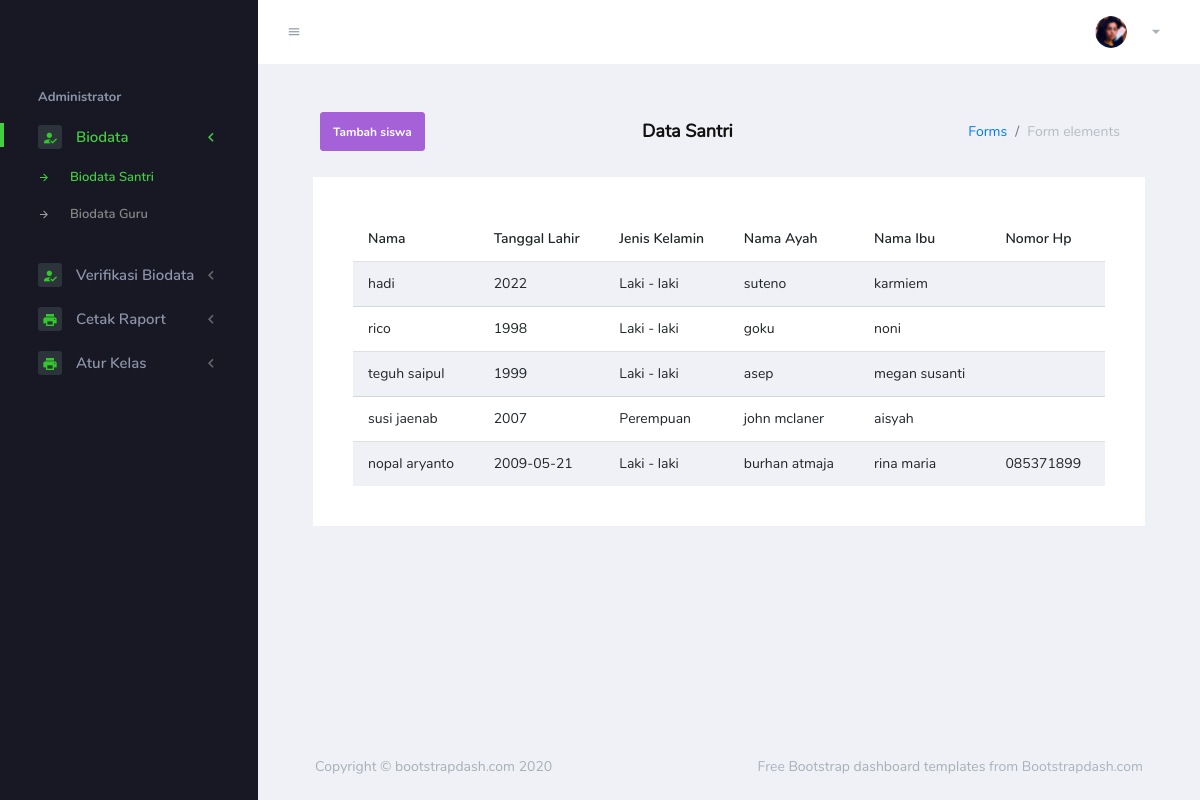
/index.php/administrators/data_santri, run on the app's committed database.
### tables this page shows
CREATE TABLE `santri` (
  `id_santri` int(20) NOT NULL,
  `id` int(11) NOT NULL AUTO_INCREMENT,
  `Nama` varchar(30) NOT NULL,
  `Kelas_ummi` varchar(10) DEFAULT NULL,
  `Kelas_diniah` varchar(10) DEFAULT NULL,
  `Umur` varchar(30) NOT NULL,
  `Jenis_kelamin` varchar(10) NOT NULL,
  `Nama_ayah` varchar(30) NOT NULL,
  `Nama_ibu` varchar(30) DEFAULT NULL,
  `Tahun_pendaftaran` varchar(10) DEFAULT NULL,
  `Sekolah_formal` varchar(30) DEFAULT NULL,
  `No_HP_ortu` varchar(15) DEFAULT NULL,
  `Alamat` varchar(50) DEFAULT NULL,
  `Verification` varchar(1) DEFAULT NULL,
  PRIMARY KEY (`id_santri`),
  KEY `id` (`id`)
);

### application/controllers/administrators.php (called while the page is built, shortened)
<?php
class Administrators extends CI_Controller
{
    public function __construct()
    {
        $this->load->library('encryption');
        $this->load->model("m_admin");
        $this->load->helper('cookie');
    }
    function data_santri()
    {
        $data['data_santri'] = $this->m_admin->show_data("santri");
        $data['sidebar_role'] = "administrator";
        $data['tittle'] = "Data Santri";
        $this->load->view("tpq/header", $data);
        $this->load->view("tpq/sidebar_role", $data);
        $this->load->view("tpq/administrator/data_santri", $data);
        $this->load->view("tpq/footer");
    }
}

### index.php (called while the page is built, shortened)
<?php
require_once BASEPATH.'core/CodeIgniter.php';

### application/models/M_admin.php (called while the page is built, shortened)
<?php
class M_admin extends CI_Model
{
    function show_data($table)
    {
        $query = $this->db->query(" select * from $table where Verification = 'Y'; ")->result_array();
        return $query;
    }
}

### application/views/tpq/administrator/data_santri.php (the view)
<div class="main-panel">
    <div class="content-wrapper">
        <div class="page-header">
            <a target="blank" href="<?= site_url("main/register") ?>" class="btn btn-info">Tambah siswa</a>
            <h3 class="page-title"> Data Santri </h3>
            <nav aria-label="breadcrumb">
                <ol class="breadcrumb">
                    <li class="breadcrumb-item"><a href="#">Forms</a></li>
                    <li class="breadcrumb-item active" aria-current="page">Form elements</li>
                </ol>
            </nav>
        </div>
        <div class="col-lg-12 grid-margin stretch-card">
            <div class="card">
                <div class="card-body">
                    <table class="table table-striped">
                        <thead>
                            <tr>
                                <th> Nama</th>
                                <th> Tanggal Lahir </th>
                                <th> Jenis Kelamin </th>
                                <th> Nama Ayah</th>
                                <th> Nama Ibu</th>
                                <th>Nomor Hp</th>
                            </tr>
                        </thead>
                        <tbody>
                            <?php foreach ($data_santri as $all_santri) { ?>
                                <tr>
                                    <td> <?= $all_santri['Nama'] ?></td>
                                    <td> <?= $all_santri['Umur'] ?></td>
                                    <td> <?php $gender = $all_santri['Jenis_kelamin'] == "L" ? "Laki - laki " : "Perempuan";
                                            echo $gender; ?></td>
                                    <td> <?= $all_santri['Nama_ayah'] ?></td>
                                    <td> <?= $all_santri['Nama_ibu'] ?></td>
                                    <td> <?= $all_santri['No_HP_ortu'] ?></td>
                                </tr>
                            <?php } ?>
                        </tbody>
                    </table>
                </div>
            </div>
        </div>
    </div>

### application/views/tpq/header.php (shortened to what this page needs)
<!DOCTYPE html>
<html lang="en">
<head>
    <link rel="stylesheet" href="<?= base_url() ?>assets/assets/vendors/mdi/css/materialdesignicons.min.css">
    <link rel="stylesheet" href="<?= base_url() ?>assets/assets/vendors/flag-icon-css/css/flag-icon.min.css">
    <link rel="stylesheet" href="<?= base_url() ?>assets/assets/vendors/css/vendor.bundle.base.css">
    <link rel="stylesheet" href="<?= base_url() ?>assets/assets/vendors/font-awesome/css/font-awesome.min.css" />
    <link rel="stylesheet" href="<?= base_url() ?>assets/assets/vendors/bootstrap-datepicker/bootstrap-datepicker.min.css">
    <link rel="stylesheet" href="<?= base_url() ?>assets/assets/css/style.css">
</head>
<body>
    <div class="container-scroller">
        <nav class="navbar default-layout-navbar col-lg-12 col-12 p-0 fixed-top d-flex flex-row">
            <div class="text-center navbar-brand-wrapper d-flex align-items-center justify-content-center">
            </div>
            <div class="navbar-menu-wrapper d-flex align-items-stretch">
                <button class="navbar-toggler navbar-toggler align-self-center" type="button" data-toggle="minimize">
                    <span class="mdi mdi-menu"></span>
                </button>
                <ul class="navbar-nav navbar-nav-right">
                    <li class="nav-item nav-profile dropdown">
                        <a class="nav-link dropdown-toggle" id="profileDropdown" href="#" data-toggle="dropdown" aria-expanded="false">
                            <div class="nav-profile-img">
                                <img src="<?= base_url() ?>assets/assets/images/faces/face28.png" alt="image">
                            </div>
                        </a>
                    </li>
                </ul>
            </div>
        </nav>

### application/views/tpq/sidebar_role.php (shortened to what this page needs)
<?php
   if ($sidebar_role == "administrator") {
   ?>
    <div class="container-fluid page-body-wrapper">
        <nav class="sidebar sidebar-offcanvas" id="sidebar">
            <ul class="nav">
                <li class="nav-item nav-category">Administrator</li>
                <li class="nav-item">
                    <a class="nav-link" data-toggle="collapse" href="#ui-ver1" aria-expanded="false" aria-controls="ui-basic">
                        <span class="icon-bg"><i class="mdi mdi-account-check menu-icon"></i></span>
                        <span class="menu-title">Biodata</span>
                        <i class="menu-arrow"></i>
                    </a>
                    <div class="collapse" id="ui-ver1">
                        <ul class="nav flex-column sub-menu">
                            <li class="nav-item"> <a class="nav-link" href="<?= site_url("administrators/data_santri") ?>">Biodata Santri</a></li>
                            <li class="nav-item"> <a class="nav-link" href="<?= site_url("administrators/data_guru") ?>">Biodata Guru</a></li>
                        </ul>
                    </div>
                </li>
                <li class="nav-item">
                    <a class="nav-link" data-toggle="collapse" href="#ui-ver2" aria-expanded="false" aria-controls="ui-basic">
                        <span class="icon-bg"><i class="mdi mdi-account-check menu-icon"></i></span>
                        <span class="menu-title">Verifikasi Biodata</span>
                        <i class="menu-arrow"></i>
                    </a>
                </li>
                <li class="nav-item">
                    <a class="nav-link" data-toggle="collapse" href="#ui-basic" aria-expanded="false" aria-controls="ui-basic">
                        <span class="icon-bg"><i class="mdi mdi-printer menu-icon"></i></span>
                        <span class="menu-title">Cetak Raport</span>
                        <i class="menu-arrow"></i>
                    </a>
                </li>
                <li class="nav-item">
                    <a class="nav-link" data-toggle="collapse" href="#ui-basic1" aria-expanded="false" aria-controls="ui-basic">
                        <span class="icon-bg"><i class="mdi mdi-printer menu-icon"></i></span>
                        <span class="menu-title">Atur Kelas</span>
                        <i class="menu-arrow"></i>
                    </a>
                </li>
            </ul>
        </nav>
            <?php } ?>

### application/views/tpq/footer.php (shortened to what this page needs)
<footer class="footer">
    <div class="footer-inner-wraper">
        <div class="d-sm-flex justify-content-center justify-content-sm-between">
            <span class="text-muted d-block text-center text-sm-left d-sm-inline-block">Copyright © bootstrapdash.com 2020</span>
            <span class="float-none float-sm-right d-block mt-1 mt-sm-0 text-center"> Free <a href="https://www.bootstrapdash.com/" target="_blank">Bootstrap dashboard templates</a> from Bootstrapdash.com</span>
        </div>
    </div>
</footer>
</div>
</div>
</div>
</body>
</html>

### data on the page
santri: Nama "hadi", Umur "2022", Jenis_kelamin "Laki - laki", Nama_ayah "suteno", Nama_ibu "karmiem"
santri: Nama "rico", Umur "1998", Jenis_kelamin "Laki - laki", Nama_ayah "goku", Nama_ibu "noni"
santri: Nama "teguh saipul", Umur "1999", Jenis_kelamin "Laki - laki", Nama_ayah "asep", Nama_ibu "megan susanti"
santri: Nama "susi jaenab", Umur "2007", Jenis_kelamin "Perempuan", Nama_ayah "john mclaner", Nama_ibu "aisyah"
santri: Nama "nopal aryanto", Umur "2009-05-21", Jenis_kelamin "Laki - laki", Nama_ayah "burhan atmaja", Nama_ibu "rina maria", No_HP_ortu "085371899"
